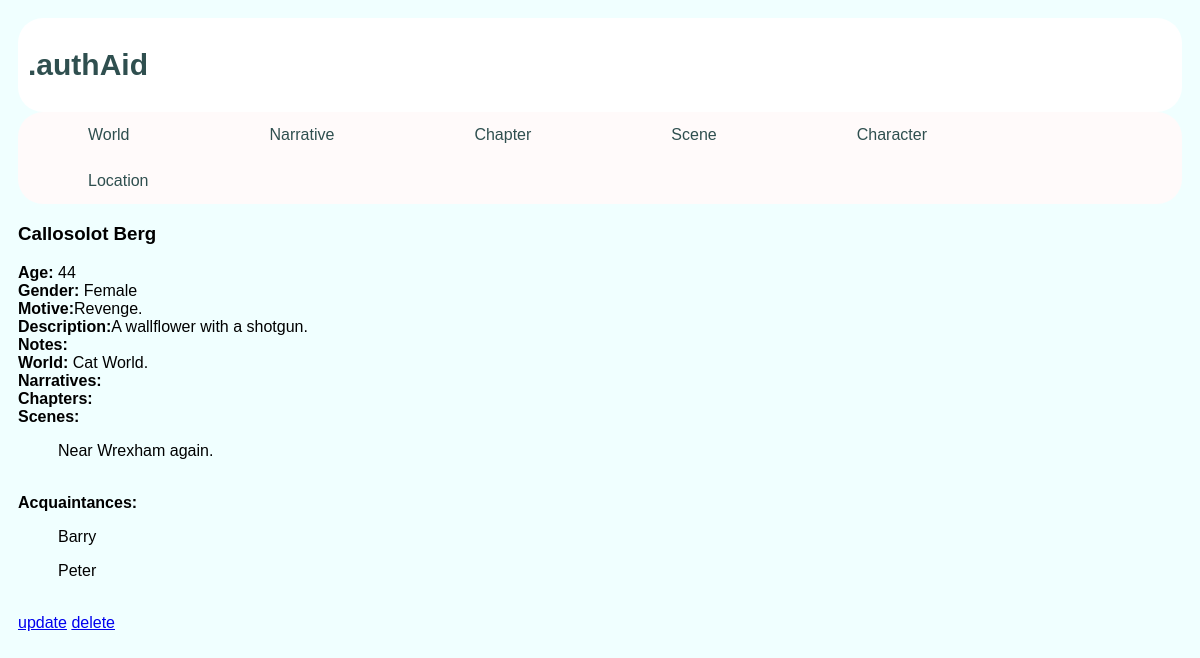
The page /author/character/2/ on the database its author committed.
### author/models.py (models this page shows, shortened)
class Character(models.Model):
    name,description,notes = charFieldsAndNotes()
    surname = models.CharField(max_length=name_length, default='',blank=True)
    age = models.IntegerField(default=0)
    gender = models.CharField(max_length=30, default='',blank=True)
    motive = models.CharField(max_length=50, default='',blank=True)
    world = setForeignKeysNullDelete(World)
    scenes = models.ManyToManyField(Scene,blank=True)
    chapters = models.ManyToManyField(Chapter,blank=True)
    ngi = models.ManyToManyField(NarrativeGeneralInfo,blank=True)
    acquaintances = models.ManyToManyField('self',related_name='persons_known',blank=True)
    def __str__(self):
        return  self.name

class World(models.Model):
    name,description,notes = charFieldsAndNotes()
    def __str__(self):
        return self.name

class Scene(models.Model):
    description = models.CharField(max_length=description_length, default='',blank=True)
    notes = notes_all
    time_and_or_date = models.CharField(max_length=100, default='',blank=True)
    chapter = setForeignKeysNullDelete(Chapter)
    ngi = setForeignKeysNullDelete(NarrativeGeneralInfo)
    world = setForeignKeysCascadeDelete(World)
    def __str__(self):
        return self.description

### author/views.py (the view)
# urls.py: path('character/<int:pk>/', views.CharacterDetailView.as_view(), name='character_detail'),
class CharacterDetailView(DetailView):
    model, template_name = getModelTemplate(Character, 'character_detail')

### author/templates/author/character_detail.html (shortened to what this page needs)
<!DOCTYPE html>
<html lang="en">
<head>
</head>
{% extends "author/base.html" %}
{%block content%}
<h3>{{character.name}} {{character.surname}} </h3>
            <b>Age: </b>{{character.age}}<br>
            <b>Gender: </b>{{character.gender}}<br>
            <b>Motive:</b>{{character.motive}}<br>
            <b>Description:</b>{{character.description}}<br>
            <b>Notes:</b>{{character.notes}}<br>
            <b>World: </b>{{character.world}}<br>
            <b>Narratives: </b>
            <br>
            <b>Chapters:</b>
            <br>
            <b>Scenes:</b> {%for scene in character.scenes.all%}
                                <ol>{{scene}}</ol>
                            {%endfor%}
            <br>
            <b>Acquaintances:</b> {%for character in character.acquaintances.all%}
                                <ol>{{character}}</ol>
                            {%endfor%}
            <br>
<a href="{% url 'author:character_update' pk=character.pk %}">update</a>
<a href="{% url 'author:character_delete' pk=character.pk %}">delete</a>
{%endblock%}

### author/static/author/style.css (style rules this page uses)
* { box-sizing: border-box; border-radius: 25px }
body { font-family: arial; padding:10px; background: Azure; }

### rows shown on the page
Character: name "Callosolot", surname "Berg", age "44", gender "Female", motive "Revenge.", description "A wallflower with a shotgun.", world "Cat World."
Scene: description "Near Wrexham again."
Character: name "Barry"
Character: name "Peter"
